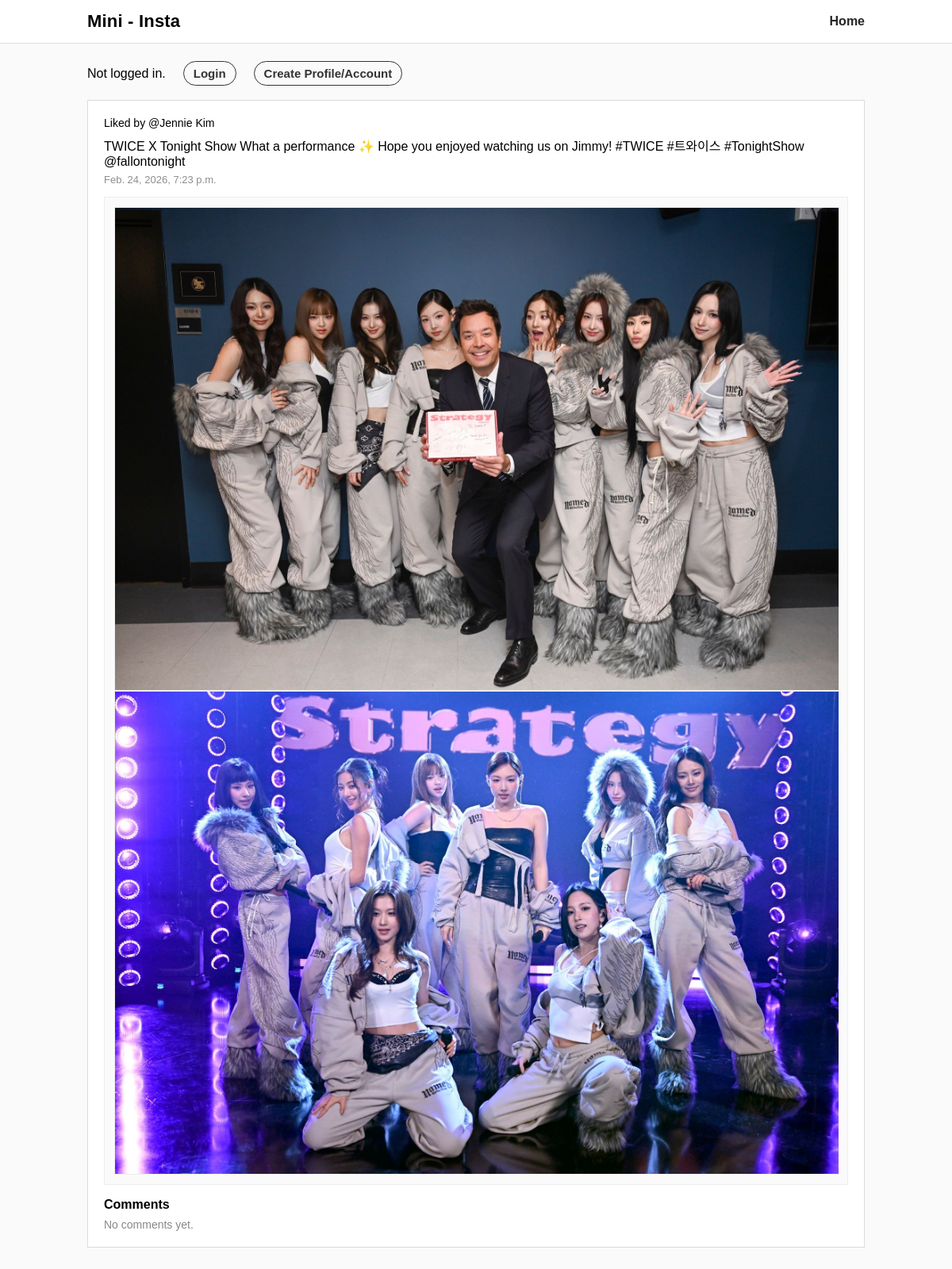
Page /mini_insta/post/17 on the committed database.
### mini_insta/models.py (models this page shows, shortened)
class Like(models.Model):
    post = models.ForeignKey(Post, on_delete=models.CASCADE)
    profile = models.ForeignKey(Profile, on_delete=models.CASCADE)
    timestamp = models.DateTimeField(auto_now_add=True)

class Profile(models.Model):
    username = models.TextField(blank=False)
    display_name = models.TextField(blank=False)
    profile_image_url = models.URLField(blank=True)
    bio_text = models.TextField(blank=True)
    join_date = models.DateTimeField(auto_now=True)
    user = models.ForeignKey(User, on_delete=models.CASCADE)  # NEW

class Post(models.Model):
    profile = models.ForeignKey(Profile, on_delete=models.CASCADE)
    timestamp = models.DateTimeField(auto_now_add=True)
    caption = models.TextField(blank=True)
    def get_all_photos(self):
        return Photo.objects.filter(post=self).order_by("timestamp")
    def get_all_comments(self):
        return Comment.objects.filter(post=self).order_by("timestamp")
    def get_likes(self):
        return Like.objects.filter(post=self).order_by("timestamp")

class Photo(models.Model):
    post = models.ForeignKey(Post, on_delete=models.CASCADE)
    image_url = models.URLField(blank=True)
    timestamp = models.DateTimeField(auto_now_add=True)
    image_file = models.ImageField(blank=True)
    def get_image_url(self):
        if self.image_url: return self.image_url
        if self.image_file: return self.image_file.url
        return ''

### mini_insta/views.py (the view)
# urls.py: path("post/<int:pk>", PostDetailView.as_view(), name="show_post"),
class PostDetailView(DetailView):
    model = Post
    template_name = "mini_insta/show_post.html"
    context_object_name = "post"
    def get_context_data(self, **kwargs):
        context = super().get_context_data(**kwargs)
        post = self.get_object()
        if self.request.user.is_authenticated:
            me = Profile.objects.filter(user=self.request.user).first()
            if me is not None and post.profile.pk != me.pk:
                context["can_like"] = True
                context["is_liked"] = Like.objects.filter(post=post, profile=me).exists()
            else:
                context["can_like"] = False
                context["is_liked"] = False
        else:
            context["can_like"] = False
            context["is_liked"] = False
        return context

### mini_insta/templates/mini_insta/show_post.html (shortened to what this page needs)
{% extends "mini_insta/base.html" %}
{% load static %}
{% block content %}
<div class="card">
  {% with likes=post.get_likes %}
    <div class="post-likes">
      {% if likes.count == 0 %}
        Liked by 0 people
      {% elif likes.count == 1 %}
        Liked by @{{ likes.first.profile.username }}
      {% else %}
        Liked by @{{ likes.first.profile.username }} and {{ likes.count }} people
      {% endif %}
    </div>
  {% endwith %}
  {% if post.caption %}
    <div class="post-caption">{{ post.caption }}</div>
  {% endif %}
  <div class="post-time">{{ post.timestamp }}</div>
  <div class="post-photos-grid">
  <div class="post-card">
    {% for photo in post.get_all_photos %}
        <img class="post-img" src="{{ photo.get_image_url }}" alt="post image">
    {% empty %}
        <img class="post-img img-placeholder" src="{% static 'no_image.png' %}" alt="no image available">
    {% endfor %}
  </div>
  <div class="comments">
    <div class="comments-title">Comments</div>
    {% for c in post.get_all_comments %}
      <div class="comment">
        <div class="comment-meta">
          <strong>@{{ c.profile.username }}</strong> · {{ c.timestamp }}
        </div>
        <div class="comment-text">{{ c.text }}</div>
      </div>
    {% empty %}
      <div class="comment-empty">No comments yet.</div>
    {% endfor %}
  </div>
  </div>
</div>
{% endblock %}

### static/mini_insta_styles.css (style rules this page uses)
body { font-family: Arial, sans-serif; margin: 0; background: #fafafa; }
.card { background: white; border: 1px solid #dbdbdb; padding: 20px; }
.post-card { margin-top: 14px; border: 1px solid #eee; background: #fafafa; padding: 12px; }
.post-img { width: 100%; max-width: 100%; height: auto; display: block; object-fit: cover; border: 1px solid #eee; }
.post-caption { margin-top: 8px; }
.post-time { margin-top: 6px; font-size: 13px; color: #8e8e8e; }
.comments { margin-top: 16px; }
.comments-title { font-weight: 600; margin-bottom: 8px; }
.comment-empty { color: #888; font-size: 14px; }
.post-likes { font-size: 14px; font-weight: 500; margin-bottom: 6px; }

### rows in the picture
Like: first.profile.username "Jennie Kim"
Post: caption "TWICE X Tonight Show What a performance ✨ Hope you enjoyed watching us on Jimmy! #TWICE #트와이스 #TonightShow @fallontonight", timestamp "Feb. 24, 2026, 7:23 p.m."
Photo: get_image_url (picture)
Photo: get_image_url (picture)
